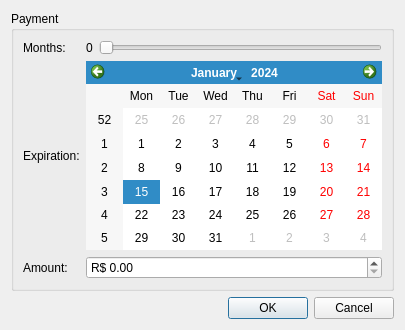
<?xml version="1.0" encoding="UTF-8"?>
<ui version="4.0">
 <class>Payment</class>
 <widget class="QDialog" name="Payment">
  <property name="geometry">
   <rect>
    <x>0</x>
    <y>0</y>
    <width>405</width>
    <height>330</height>
   </rect>
  </property>
  <property name="windowTitle">
   <string>Pagamento</string>
  </property>
  <layout class="QVBoxLayout" name="verticalLayout">
   <item>
    <widget class="QGroupBox" name="groupBox">
     <property name="title">
      <string>Payment</string>
     </property>
     <layout class="QVBoxLayout" name="verticalLayout_2">
      <item>
       <layout class="QGridLayout" name="gridLayout">
        <item row="0" column="0">
         <widget class="QLabel" name="label">
          <property name="text">
           <string>Months:</string>
          </property>
         </widget>
        </item>
        <item row="1" column="0">
         <widget class="QLabel" name="label_2">
          <property name="text">
           <string>Expiration:</string>
          </property>
         </widget>
        </item>
        <item row="1" column="1">
         <widget class="QCalendarWidget" name="calendarWidget"/>
        </item>
        <item row="0" column="1">
         <layout class="QHBoxLayout" name="horizontalLayout">
          <item>
           <widget class="QLabel" name="label_3">
            <property name="text">
             <string>0</string>
            </property>
           </widget>
          </item>
          <item>
           <widget class="QSlider" name="sliderPayment">
            <property name="minimum">
             <number>0</number>
            </property>
            <property name="maximum">
             <number>12</number>
            </property>
            <property name="pageStep">
             <number>3</number>
            </property>
            <property name="orientation">
             <enum>Qt::Horizontal</enum>
            </property>
           </widget>
          </item>
         </layout>
        </item>
        <item row="2" column="1">
         <widget class="QDoubleSpinBox" name="valueSpin">
          <property name="prefix">
           <string>R$ </string>
          </property>
          <property name="maximum">
           <double>9999.989999999999782</double>
          </property>
         </widget>
        </item>
        <item row="2" column="0">
         <widget class="QLabel" name="label_4">
          <property name="text">
           <string>Amount:</string>
          </property>
         </widget>
        </item>
       </layout>
      </item>
     </layout>
    </widget>
   </item>
   <item>
    <widget class="QDialogButtonBox" name="buttonBox">
     <property name="orientation">
      <enum>Qt::Horizontal</enum>
     </property>
     <property name="standardButtons">
      <set>QDialogButtonBox::Cancel|QDialogButtonBox::Ok</set>
     </property>
    </widget>
   </item>
  </layout>
 </widget>
 <resources/>
 <connections>
  <connection>
   <sender>buttonBox</sender>
   <signal>accepted()</signal>
   <receiver>Payment</receiver>
   <slot>accept()</slot>
   <hints>
    <hint type="sourcelabel">
     <x>266</x>
     <y>320</y>
    </hint>
    <hint type="destinationlabel">
     <x>157</x>
     <y>274</y>
    </hint>
   </hints>
  </connection>
  <connection>
   <sender>buttonBox</sender>
   <signal>rejected()</signal>
   <receiver>Payment</receiver>
   <slot>reject()</slot>
   <hints>
    <hint type="sourcelabel">
     <x>325</x>
     <y>320</y>
    </hint>
    <hint type="destinationlabel">
     <x>286</x>
     <y>274</y>
    </hint>
   </hints>
  </connection>
  <connection>
   <sender>sliderPayment</sender>
   <signal>valueChanged(int)</signal>
   <receiver>label_3</receiver>
   <slot>setNum(int)</slot>
   <hints>
    <hint type="sourcelabel">
     <x>238</x>
     <y>41</y>
    </hint>
    <hint type="destinationlabel">
     <x>110</x>
     <y>46</y>
    </hint>
   </hints>
  </connection>
 </connections>
</ui>
